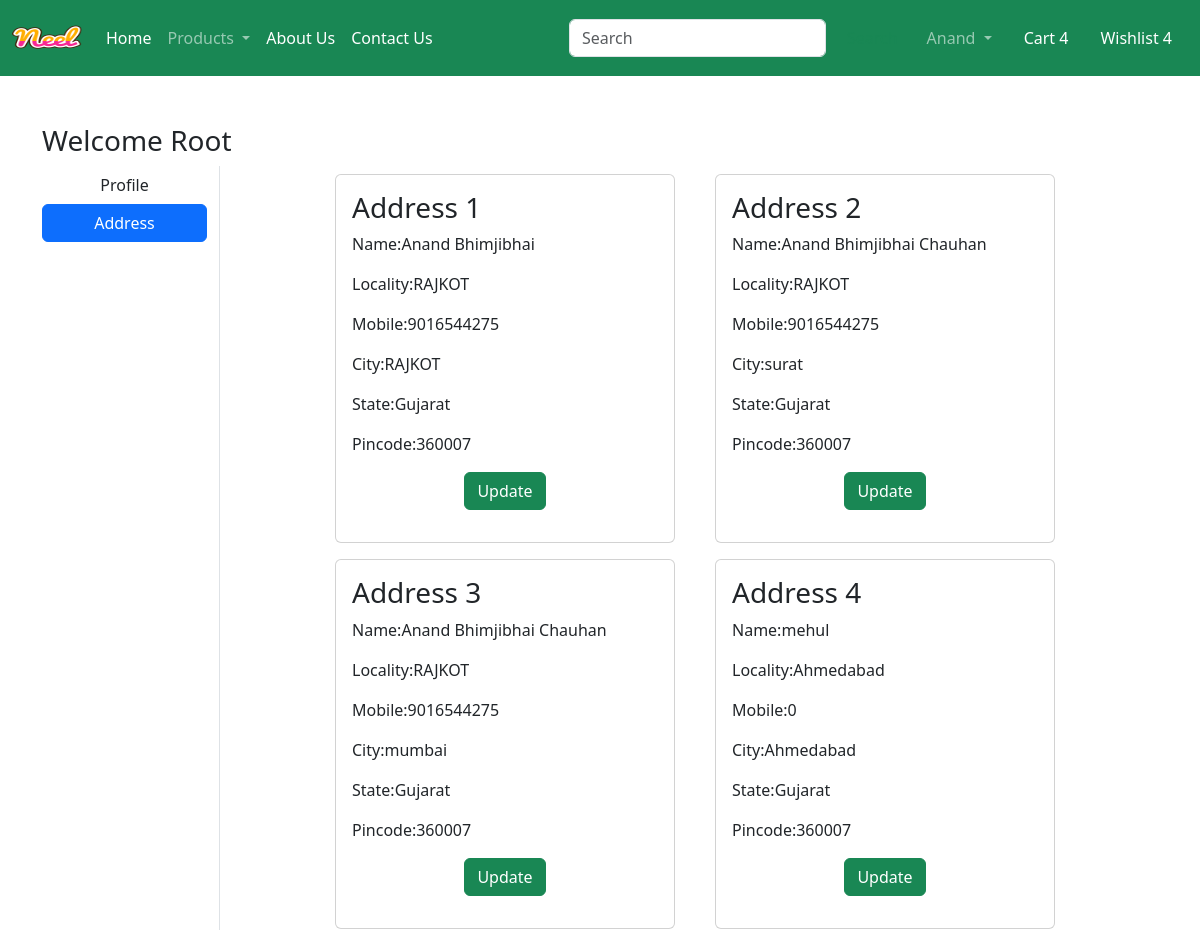
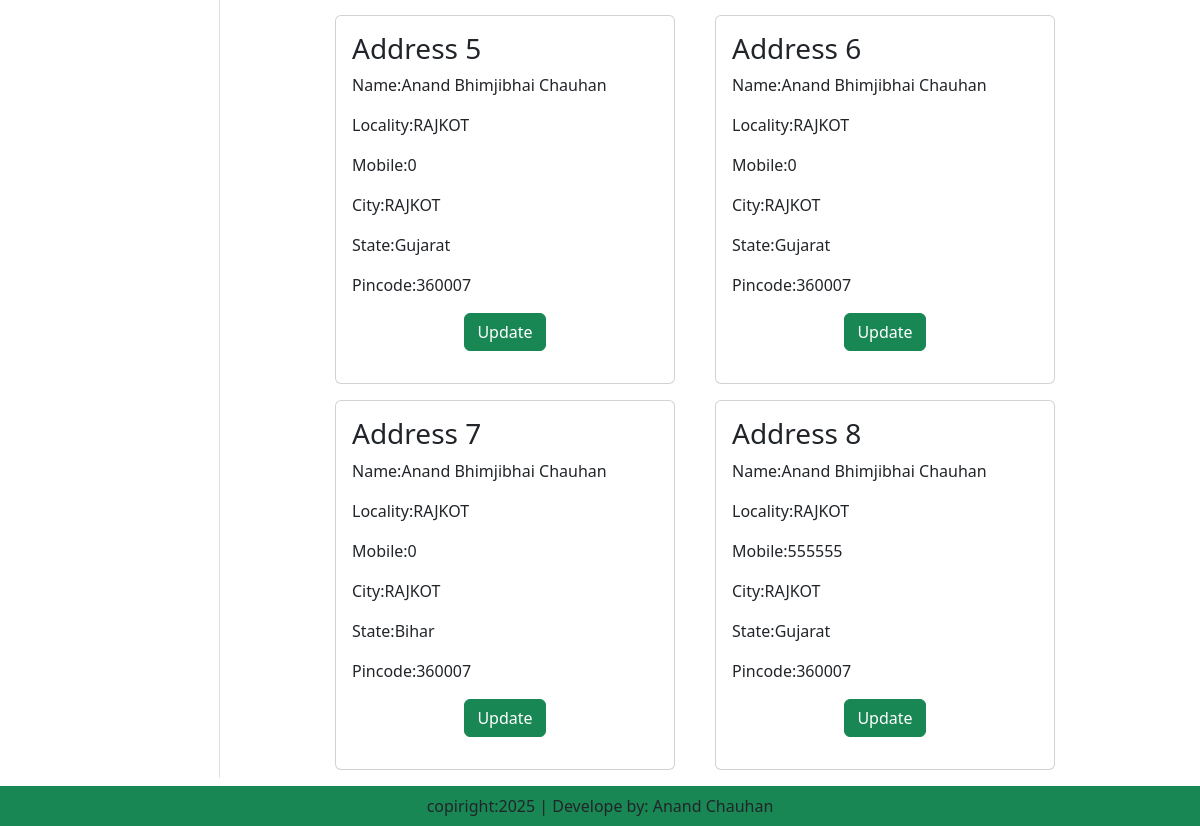
The page /address/ (signed in) on the database its author committed (2 pictures, top to bottom).
### app/models.py (models this page shows, shortened)
class Customer(models.Model):
    user= models.ForeignKey(User,on_delete=models.CASCADE)
    name= models.CharField(max_length=200)
    locality= models.CharField(max_length=200)
    city= models.CharField(max_length=50)
    mobile= models.IntegerField(default=0)
    zipcode= models.IntegerField()
    state= models.CharField(choices=STATE_CHOICES,max_length=100)

### app/views.py (the view)
# urls.py: path('address/',views.address,name='address'),
def address(request):
   add=Customer.objects.filter(user=request.user)
   return render(request,'app/address.html',locals())

### app/templates/app/address.html (shortened to what this page needs)
{% extends 'app/base.html' %}
{% load static %}
{% block main-content%}
<div class="container my-5">
  <div class="row">
    <h3>Welcome <span class="text-capitalize">{{request.user}}</span></h3>
    <div class="col-sm-2 border-end">
      <ul class="list-unstyled">
        <li class="d-grid">
          <a href="{% url 'profile' %}" class="btn">Profile</a>
        </li>
        <li class="d-grid"><a href="{% url 'address' %}" class="btn btn-primary">Address</a></li>
      </ul>
    </div>
    <div class="col-sm-8 offset-sm-1">
        <div class="row">
            {% for ad in add%}
                <div class="col-sm-6">
                    <div class="card m-2">
                        <div class="card-body">
                            <h3>Address {{forloop.counter}}</h3>
                            <p>Name:{{ad.name}}</p>
                            <p>Locality:{{ad.locality}}</p>
                            <p>Mobile:{{ad.mobile}}</p>
                            <p>City:{{ad.city}}</p>
                            <p>State:{{ad.state}}</p>
                            <p>Pincode:{{ad.zipcode}}</p>
                            <p class="text-center"><a href="{% url 'updateAddress' pk=ad.id %}" type="button" class="btn btn-success">Update</a></p>
                        </div>
                    </div>
                </div>
            {% endfor %}
        </div>
    </div>
{% endblock main-content%}

### rows shown on the page
Customer: name "Anand Bhimjibhai", locality "RAJKOT", mobile "9016544275", city "RAJKOT", state "Gujarat", zipcode "360007"
Customer: name "Anand Bhimjibhai Chauhan", locality "RAJKOT", mobile "9016544275", city "surat", state "Gujarat", zipcode "360007"
Customer: name "Anand Bhimjibhai Chauhan", locality "RAJKOT", mobile "9016544275", city "mumbai", state "Gujarat", zipcode "360007"
Customer: name "mehul", locality "Ahmedabad", mobile "0", city "Ahmedabad", state "Gujarat", zipcode "360007"
Customer: name "Anand Bhimjibhai Chauhan", locality "RAJKOT", mobile "0", city "RAJKOT", state "Gujarat", zipcode "360007"
Customer: name "Anand Bhimjibhai Chauhan", locality "RAJKOT", mobile "0", city "RAJKOT", state "Gujarat", zipcode "360007"
Customer: name "Anand Bhimjibhai Chauhan", locality "RAJKOT", mobile "0", city "RAJKOT", state "Bihar", zipcode "360007"
Customer: name "Anand Bhimjibhai Chauhan", locality "RAJKOT", mobile "555555", city "RAJKOT", state "Gujarat", zipcode "360007"

### other values the page prints
{{ request.user }} "Root"
